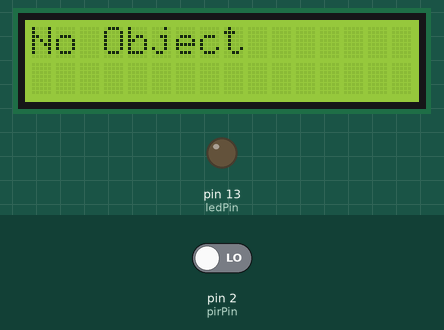
This sketch was run on a simulated Arduino Uno, built with avr-gcc and run on an emulated ATmega328P. Parts: 16×2 character LCD, output pins drawn as LEDs (lit = HIGH). The inputs (shaded band) are chosen by the test bench; at power-on: pin 2 (pirPin) LOW. What the sketch prints to the serial monitor is not drawn.

Above: at 2.2 s.
2.3 s: pin 2 (pirPin) driven HIGH
At 3.5 s:
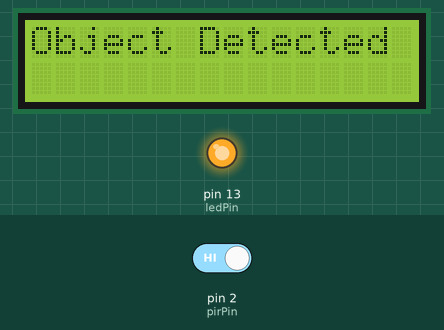
4.1 s: pin 2 (pirPin) driven LOW
At 5.2 s:
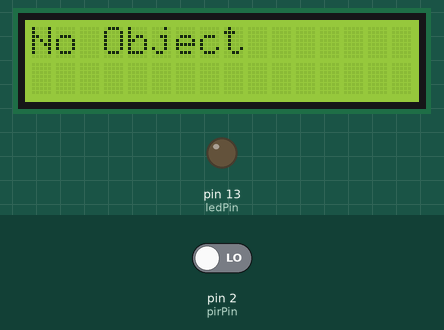
Timing chart, 0 to 7.1 s (numbered marks = the images above; inputs shaded):
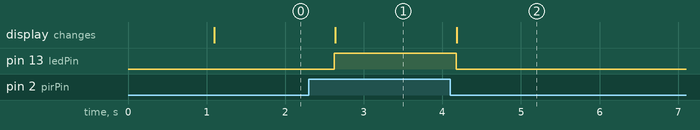

The sketch:

PIR.ino
```cpp
#include <LiquidCrystal_I2C.h>

LiquidCrystal_I2C lcd(0x27, 16, 2);

const int pirPin = 2;
const int ledPin = 13;
int pirStat = 0;

void setup() {
  lcd.init();
  lcd.backlight();

  pinMode(pirPin, INPUT);
  pinMode(ledPin, OUTPUT);

  Serial.begin(9600);

  lcd.setCursor(0, 0);
  lcd.print("PIR Sensor Ready");
  delay(1000);
  lcd.clear();
}

void loop() {
  pirStat = digitalRead(pirPin);

  lcd.clear();
  lcd.setCursor(0, 0);

  if (pirStat == HIGH) {
    digitalWrite(ledPin, HIGH);
    Serial.println("Object Detected");
    lcd.print("Object Detected");
  } else {
    digitalWrite(ledPin, LOW);
    Serial.println("No Object");
    lcd.print("No Object");
  }

  delay(500);
}
```

Measured:
- after the input at 2.3 s, pin 13 (ledPin): LOW → HIGH after 0.32 s; the display: changes after 0.34 s (image 1)
- after the input at 4.1 s, pin 13 (ledPin): HIGH → LOW after 0.08 s; the display: changes after 0.08 s (image 2)
